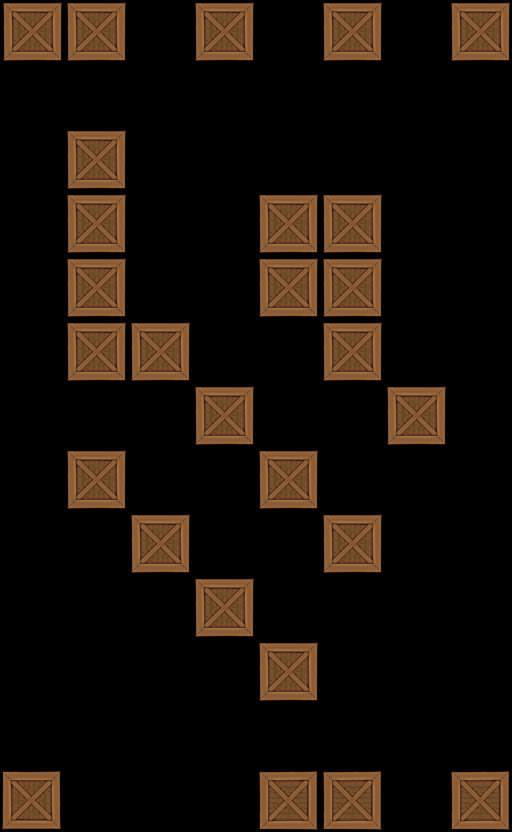

Tiled map render using the project's own tile images. Description and the map definition, with tile-layer contents summarised, below:
An orthogonal 8x13 tile map with 64x64 px tiles, 1 tile layer (Tile Layer 1).

<map version="1.0" orientation="orthogonal" width="8" height="13" tilewidth="64" tileheight="64">
 <tileset firstgid="1" name="crate" tilewidth="64" tileheight="64">
  <image source="../../crate2.png" width="64" height="64" />
 </tileset>
 <layer name="Tile Layer 1" width="8" height="13">
  <data>[104 cells, 27 non-empty, 1 distinct tile ids]</data>
 </layer>
</map>
